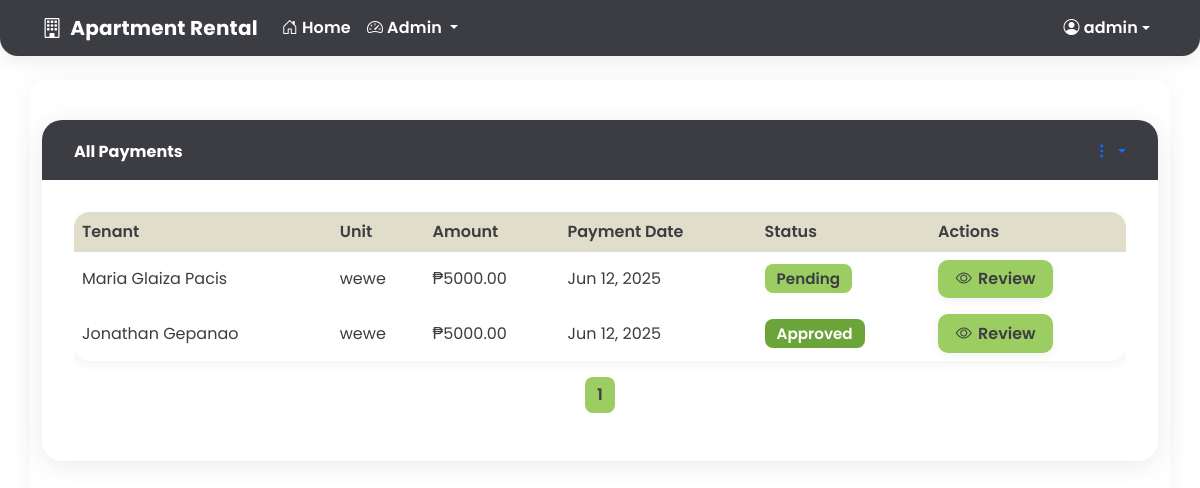
The page /dashboard/admin/payments/ (signed in) on the database as committed earlier.
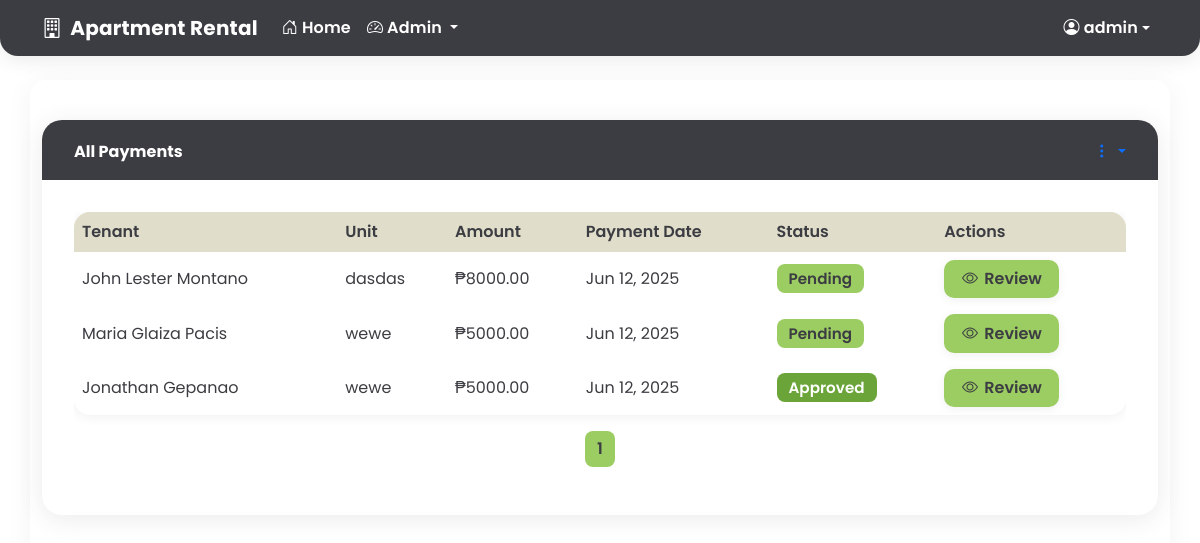
The same page on the database as committed later.
### core/models.py (models this page shows, shortened)
class Payment(models.Model):
    PENDING = 1
    APPROVED = 2
    REJECTED = 3
    STATUS_CHOICES = (
        (PENDING, 'Pending'),
        (APPROVED, 'Approved'),
        (REJECTED, 'Rejected'),
    )
    lease = models.ForeignKey(Lease, on_delete=models.CASCADE)
    amount = models.DecimalField(max_digits=10, decimal_places=2)
    payment_date = models.DateField()
    receipt = models.FileField(upload_to='receipts/', blank=True, null=True)
    status = models.PositiveSmallIntegerField(choices=STATUS_CHOICES, default=PENDING)
    notes = models.TextField(blank=True, null=True)
    created_at = models.DateTimeField(auto_now_add=True)
    updated_at = models.DateTimeField(auto_now=True)

class Lease(models.Model):
    tenant = models.ForeignKey(User, on_delete=models.CASCADE)
    unit = models.ForeignKey(Unit, on_delete=models.CASCADE)
    start_date = models.DateField()
    end_date = models.DateField(blank=True, null=True)
    monthly_rent = models.DecimalField(max_digits=10, decimal_places=2)
    is_active = models.BooleanField(default=True)
    created_at = models.DateTimeField(auto_now_add=True)
    updated_at = models.DateTimeField(auto_now=True)

class User(AbstractUser):
    CLIENT = 1
    TENANT = 2
    ADMIN = 3
    ROLE_CHOICES = (
        (CLIENT, 'Client'),
        (TENANT, 'Tenant'),
        (ADMIN, 'Admin'),
    )
    role = models.PositiveSmallIntegerField(choices=ROLE_CHOICES, default=CLIENT)
    phone_number = models.CharField(max_length=20, blank=True, null=True)
    facebook_account = models.URLField(blank=True, null=True)
    address = models.TextField(blank=True, null=True)
    occupation = models.CharField(max_length=100, blank=True, null=True)
    profile_picture = models.ImageField(upload_to='profile_pics/', blank=True, null=True)

class Unit(models.Model):
    AVAILABLE = 1
    OCCUPIED = 2
    STATUS_CHOICES = (
        (AVAILABLE, 'Available'),
        (OCCUPIED, 'Occupied'),
    )
    name = models.CharField(max_length=100)
    description = models.TextField()
    monthly_price = models.DecimalField(max_digits=10, decimal_places=2)
    location = models.CharField(max_length=200)
    payment_inclusions = models.TextField()
    house_rules = models.TextField()
    status = models.PositiveSmallIntegerField(choices=STATUS_CHOICES, default=AVAILABLE)
    main_image = models.ImageField(upload_to='units/')
    created_at = models.DateTimeField(auto_now_add=True)
    updated_at = models.DateTimeField(auto_now=True)

### core/views.py (the view)
    def wrapper(request, *args, **kwargs):
        if not (request.user.is_superuser or request.user.role == User.ADMIN):
            messages.error(request, 'You are not authorized to access this page.')
            return redirect('dashboard')
        return view_func(request, *args, **kwargs)

### core/views.py (called while the page is built)
def admin_required(view_func):
    def wrapper(request, *args, **kwargs):
        if not (request.user.is_superuser or request.user.role == User.ADMIN):
            messages.error(request, 'You are not authorized to access this page.')
            return redirect('dashboard')
        return view_func(request, *args, **kwargs)
    return wrapper

@login_required
@admin_required
def admin_payments(request):
    payments = Payment.objects.all().order_by('-created_at')
    paginator = Paginator(payments, 10)
    page_number = request.GET.get('page')
    page_obj = paginator.get_page(page_number)
    return render(request, 'admin_panel/payments.html', {'page_obj': page_obj})

### templates/admin_panel/payments.html (shortened to what this page needs)
{% extends 'base.html' %}
{% block content %}
<div class="payments-container">
    <div class="payments-card">
        <div class="payments-header">
            <h6>All Payments</h6>
            <div class="dropdown no-arrow">
                <a class="dropdown-toggle" href="#" role="button" id="dropdownMenuLink" data-bs-toggle="dropdown">
                    <i class="bi bi-three-dots-vertical"></i>
                </a>
            </div>
        </div>
        <div class="payments-body">
            <div class="table-responsive">
                <table class="table payments-table align-middle">
                    <thead>
                        <tr>
                            <th>Tenant</th>
                            <th>Unit</th>
                            <th>Amount</th>
                            <th>Payment Date</th>
                            <th>Status</th>
                            <th>Actions</th>
                        </tr>
                    </thead>
                    <tbody>
                        {% for payment in page_obj %}
                        <tr>
                            <td>{{ payment.lease.tenant.get_full_name }}</td>
                            <td>{{ payment.lease.unit.name }}</td>
                            <td>₱{{ payment.amount }}</td>
                            <td>{{ payment.payment_date|date:"M d, Y" }}</td>
                            <td>
                                <span class="{% if payment.status == payment.APPROVED %}payments-badge-success{% elif payment.status == payment.REJECTED %}payments-badge-danger{% else %}payments-badge-warning{% endif %}">
                                    {{ payment.get_status_display }}
                                </span>
                            </td>
                            <td>
                                <a href="{% url 'admin_payment_detail' payment.id %}" class="payments-btn-primary">
                                    <i class="bi bi-eye"></i> Review
                                </a>
                            </td>
                        </tr>
                        {% endfor %}
                    </tbody>
                </table>
                <nav aria-label="Page navigation">
                    <ul class="pagination justify-content-center">
                        {% for num in page_obj.paginator.page_range %}
                            {% if page_obj.number == num %}
                                <li class="page-item active"><a class="page-link" href="?page={{ num }}">{{ num }}</a></li>
                            {% elif num > page_obj.number|add:'-3' and num < page_obj.number|add:'3' %}
                                <li class="page-item"><a class="page-link" href="?page={{ num }}">{{ num }}</a></li>
                            {% endif %}
                        {% endfor %}
                    </ul>
                </nav>
            </div>
        </div>
    </div>
</div>
{% endblock %}

Rows that differ between the two databases and show on the page:
added Payment: lease.tenant.get_full_name "John Lester Montano", lease.unit.name "dasdas", amount "8000.00", payment_date "Jun 12, 2025", status "Pending"
